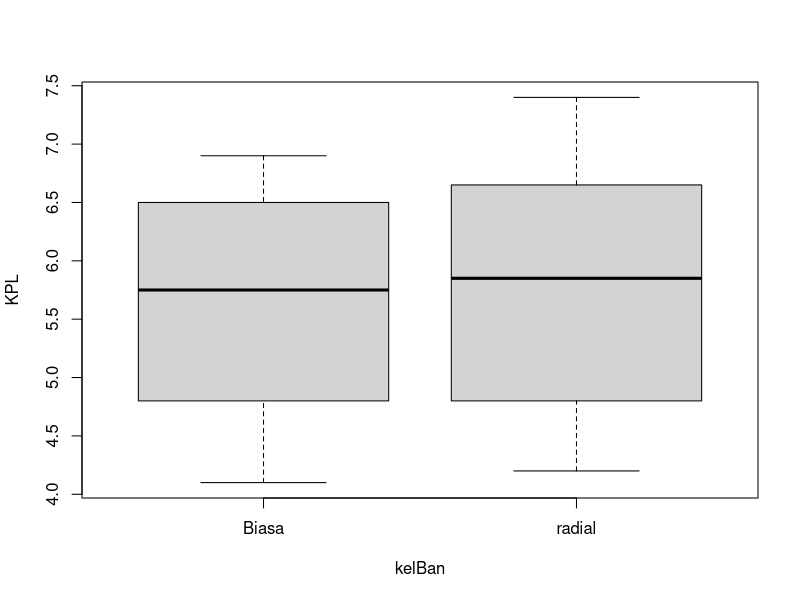
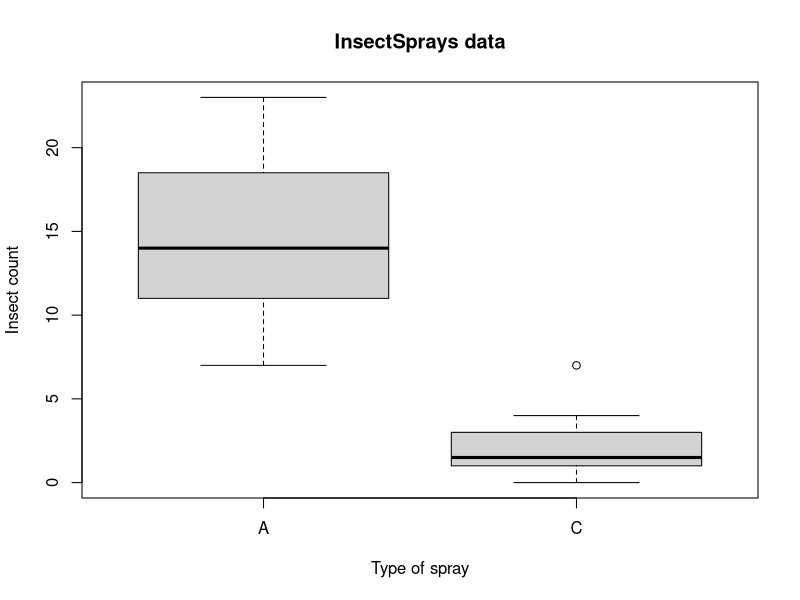

Write the R code that produced these figures, in order.
data()
data("chickwts")
chick <- chickwts
dim(chick)
head(chick)
summary(chick)

#one sample t test
t.test(chick$weight, alternative = "two.sided", mu=150) #t test 1 populasi

#unpaired Two Sample t-Test
chick3 <- chick[chick$feed %in% c("casein", "sunflower"),]

#test for normality
#for variable weight in chick3 data set

#ekstrasi weight dari group casein
dtcasein <- chick3$weight[chick3$feed == "casein"]
shapiro.test(dtcasein)

#ekstrasi weight dari group sunflower
dtsun <- chick3$weight[chick3$feed == "sunflower"]
shapiro.test(dtsun)

#test for equal varians
var.test(weight~feed, data=chick3)
bartlett.test(weight~feed, data=chick3)

#Assume Equal Variance
t.test(weight~feed, data=chick3, var.equal=T)

#Unpaired Two sample t test
Ban <- data.frame(kelBan = rep(c("radial", "Biasa"), each=12),
                  KPL=c(4.2,4.7,6.6,7,6.7, 4.5, 5.7, 6, 7.4,4.9,6.1, 5.2, 4.1, 4.9, 6.2,
                        6.9, 6.8, 4.4, 5.7, 5.8, 6.9, 4.7, 6, 4.9))

#uji kenormalan simultan
shapiro.test(Ban$KPL) #jika          p > alpa terima ho

#uji kenormalan parsial , kelompok pertama
shapiro.test(Ban[1:12,]$KPL)

#uji kenormalan parsial , kelompok kedua
shapiro.test(Ban[13:24,]$KPL)

#Test for Equal variance
var.test(KPL~kelBan, data=Ban)
bartlett.test(KPL~kelBan, data=Ban)

t.test(KPL~kelBan, data = Ban, alternative="greater", var.equal=T)

boxplot(KPL~kelBan, data = Ban)

#paired two sampel t test
before = c(12.9, 13.5, 12.8, 15.6, 17.2, 19.2, 12.6, 15.3, 14.4, 11.3)
after = c(12.7, 13.6, 12, 15.2, 16.8, 20, 12, 15.9, 16, 11.1)

#uji kenormalan simultan
shapiro.test(before-after) 

t.test(before, after, paired = T)

#Paired Two sample Test
baseline = c(115, 112, 107, 119, 115, 138, 126, 105, 104, 115)
theraphy = c(128, 115, 106, 128, 122, 145, 132, 109, 102, 117)

#uji kenormalan
shapiro.test(theraphy-baseline)
t.test(theraphy, baseline, paired = T, alternative = "greater")


data("InsectSprays")
insect <- InsectSprays

#explore data
dim(insect)
head(insect)
attach(insect)
summary(insect)
table(spray, count)

#Unpaired two sample t test
subset.insectSpray <- InsectSprays[InsectSprays$spray %in% c('A', "C"), ]

attach(subset.insectSpray)
#test for normality
#for variable count
shapiro.test(count)

#Test for equal Variance
var.test(count~spray)

subset.insectSpray$spray <- factor(subset.insectSpray$spray)
boxplot(count~spray, data=subset.insectSpray,
        xlab = "Type of spray", ylab="Insect count",
        main = "InsectSprays data", varwidth=T, col="lightgray")

#Assume unequal variance
t.test(count~spray, var.equal=F)
